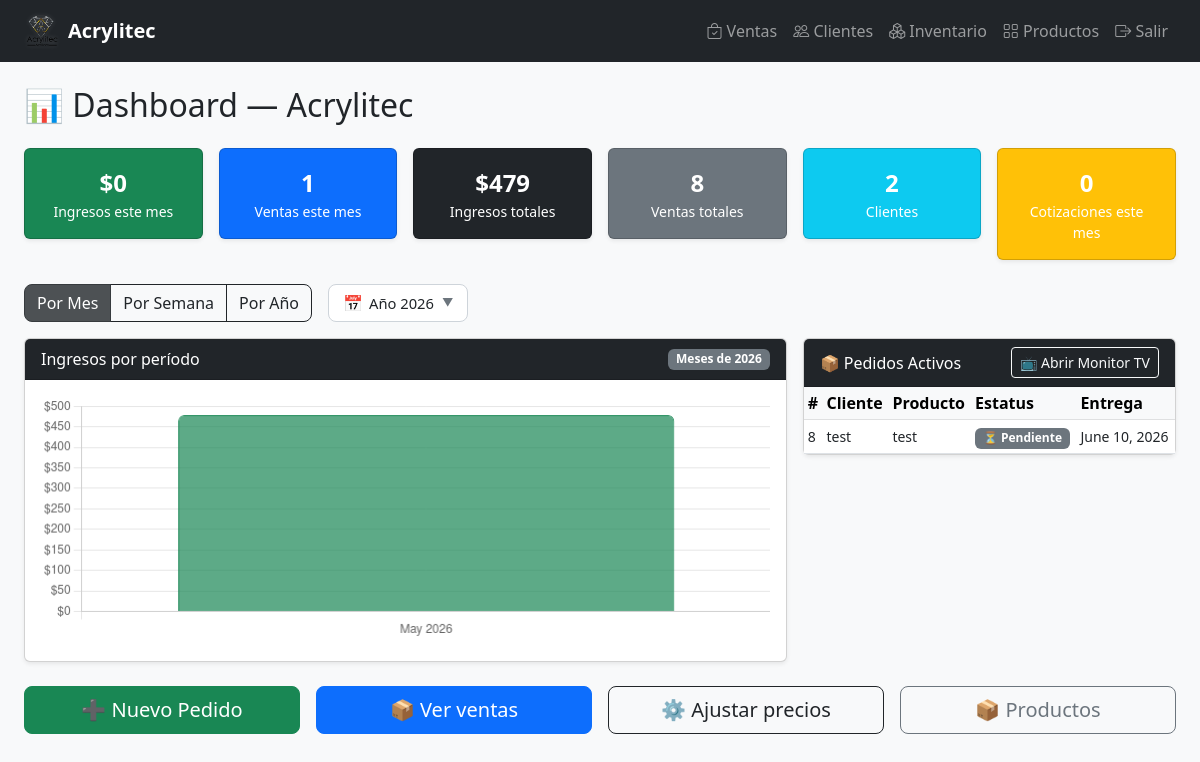
The page /dashboard/ on the database as committed earlier.
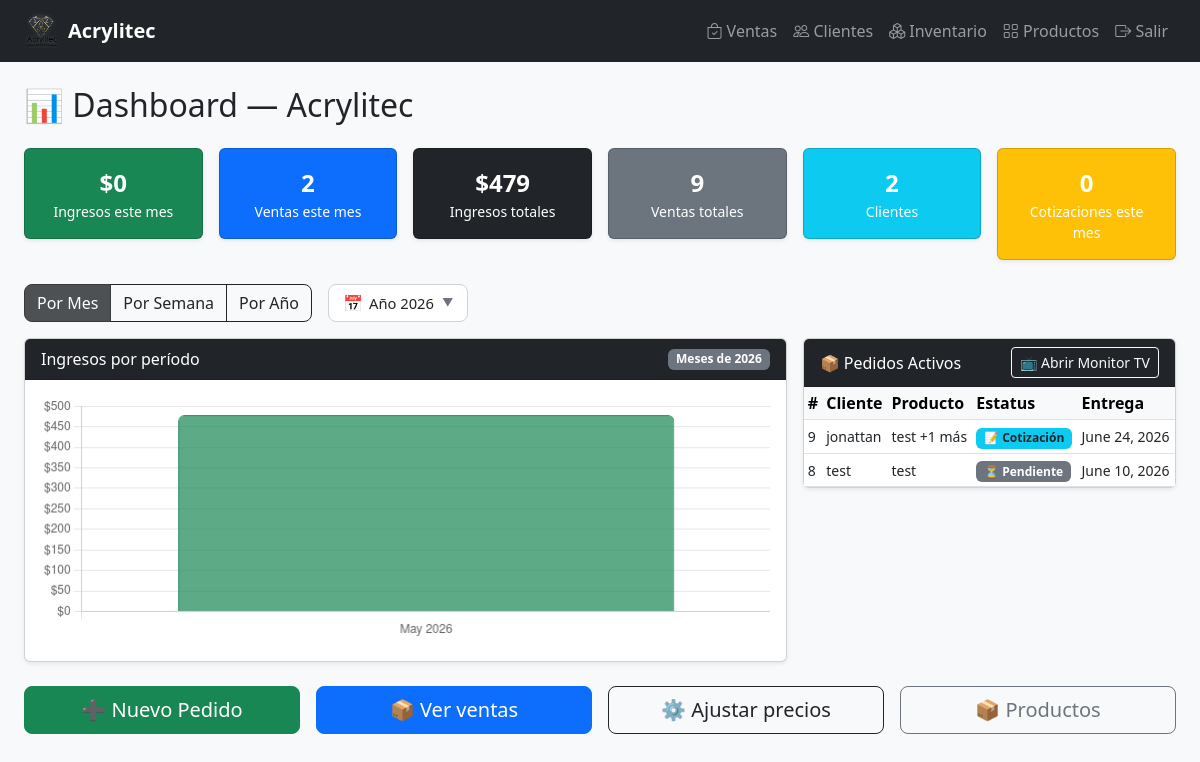
The same page on the database as committed later.
### gestion/models.py (models this page shows, shortened)
class Ventas(models.Model):
    ESTATUS_CHOICES = [
        ('cotizacion', 'Cotización'),
        ('pendiente', 'Pendiente'),
        ('en_produccion', 'En producción'),
        ('pagada', 'Pagada'),
        ('entregada', 'Entregada'),
    ]
    id_venta = models.AutoField(primary_key=True)
    id_cotizacion = models.ForeignKey(Cotizaciones, models.DO_NOTHING, db_column='id_cotizacion', blank=True, null=True)
    id_cliente = models.ForeignKey('Clientes', on_delete=models.SET_NULL, null=True, blank=True, db_column='id_cliente_directo')
    monto_abonado = models.DecimalField(max_digits=10, decimal_places=2, default=0.00, verbose_name="Anticipo/Abono")
    estatus = models.CharField(max_length=20, choices=ESTATUS_CHOICES, default='pendiente')
    fecha_entrega = models.DateField(blank=True, null=True)
    fecha_venta = models.DateField(auto_now_add=True, null=True)

class Clientes(models.Model):
    id_cliente = models.AutoField(primary_key=True)
    nombre = models.CharField(max_length=100, blank=True, null=True)
    telefono = models.CharField(max_length=100, blank=True, null=True)
    email = models.CharField(max_length=100, blank=True, null=True)
    direccion = models.TextField(blank=True, null=True)
    class Meta:
        managed = True
        db_table = 'clientes'
        verbose_name = "Cliente"
        verbose_name_plural = "Clientes"

class Productos(models.Model):
    id_producto = models.AutoField(primary_key=True)
    nombre = models.CharField(max_length=100, blank=True, null=True)
    detalle = models.CharField(max_length=100, blank=True, null=True)
    precio_fijo = models.DecimalField(max_digits=10, decimal_places=2, blank=True, null=True, verbose_name="Precio Fijo (Opcional)")
    porcentaje_utilidad = models.IntegerField(default=40)
    foto = models.CharField(max_length=255, blank=True, null=True)
    class Meta:
        managed = True
        db_table = 'productos'
        verbose_name = "Producto"
        verbose_name_plural = "Productos"

### gestion/views.py (the view)
# urls.py: path('dashboard/', views.dashboard, name='dashboard'),
def dashboard(request):
    hoy = datetime.date.today()
    ESTATUS_INGRESO = ('pagada', 'entregada')   # ambos cuentan como cobrado
    todas_ventas = (Ventas.objects
                    .select_related('id_cotizacion__id_producto',
                                    'id_cotizacion__id_cliente')
                    .prefetch_related('detalles__id_producto')
                    .order_by('fecha_venta'))
    from collections import defaultdict
    from datetime import date
    meses_data   = defaultdict(float)   # key: (year, month)
    semanas_data = defaultdict(float)   # key: (year, iso_week, week_start_date)
    anios_data   = defaultdict(float)   # key: year
    for v in todas_ventas:
        if v.estatus not in ESTATUS_INGRESO:
            continue
        if not v.fecha_venta:
            continue
        total = _get_total_venta_val(v)
        y  = v.fecha_venta.year
        m  = v.fecha_venta.month
        iso_week = v.fecha_venta.isocalendar()[1]
        week_start = v.fecha_venta - datetime.timedelta(days=v.fecha_venta.weekday())
        meses_data[(y, m)]              += total
        semanas_data[(y, iso_week, week_start)] += total
        anios_data[y]                   += total
    import calendar
    MESES_ES = ['Ene','Feb','Mar','Abr','May','Jun','Jul','Ago','Sep','Oct','Nov','Dic']
    meses_por_anio = {}
    for (y, m), total in sorted(meses_data.items()):
        key = str(y)
        if key not in meses_por_anio:
            meses_por_anio[key] = {'labels': [], 'data': []}
        label = f"{MESES_ES[m-1]} {y}"
        meses_por_anio[key]['labels'].append(label)
        meses_por_anio[key]['data'].append(round(total, 2))
    semanas_por_anio = {}
    for (y, wn, ws), total in sorted(semanas_data.items()):
        key = str(y)
        if key not in semanas_por_anio:
            semanas_por_anio[key] = {'labels': [], 'data': []}
        semanas_por_anio[key]['labels'].append(f"Semana {wn} ({ws.strftime('%d/%m')})")
        semanas_por_anio[key]['data'].append(round(total, 2))
    labels_anio = [str(y) for y in sorted(anios_data.keys())]
    data_anio   = [round(anios_data[int(y)], 2) for y in labels_anio]
    inicio_mes = hoy.replace(day=1)
    ingresos_mes   = sum(_get_total_venta_val(v) for v in todas_ventas
                         if v.estatus in ESTATUS_INGRESO and v.fecha_venta and v.fecha_venta >= inicio_mes)
    ingresos_total = sum(_get_total_venta_val(v) for v in todas_ventas
                         if v.estatus in ESTATUS_INGRESO)
    kpis = {
        'ingresos_mes':    Decimal(str(round(ingresos_mes, 2))),
        'ventas_mes':      sum(1 for v in todas_ventas if v.fecha_venta and v.fecha_venta >= inicio_mes),
        'ingresos_total':  Decimal(str(round(ingresos_total, 2))),
        'ventas_total':    todas_ventas.count(),
        'clientes_total':  Clientes.objects.count(),
        'cotizaciones_mes': Cotizaciones.objects.filter(fecha__gte=inicio_mes).count(),
    }
    pedidos_activos_qs = (Ventas.objects
                          .filter(estatus__in=['cotizacion', 'pendiente', 'en_produccion'])
                          .select_related('id_cotizacion__id_cliente',
                                          'id_cotizacion__id_producto',
                                          'id_cliente')
                          .prefetch_related('detalles__id_producto')
                          .order_by('-fecha_venta'))
    pedidos_activos = []
    for v in pedidos_activos_qs:
        v.cliente_nombre  = _cliente_nombre(v)
        v.producto_nombre = _producto_nombre(v)
        pedidos_activos.append(v)
    anio_actual = str(hoy.year)
    return render(request, 'gestion/dashboard.html', {
        'kpis':             kpis,
        'pedidos_activos':  pedidos_activos,
        'anio_actual':      anio_actual,
        'meses_por_anio':   json.dumps(meses_por_anio),
        'semanas_por_anio': json.dumps(semanas_por_anio),
        'labels_anio':      json.dumps(labels_anio),
        'data_anio':        json.dumps(data_anio),
    })

### gestion/views.py (called while the page is built)
def _cliente_nombre(venta):
    if venta.id_cotizacion_id and venta.id_cotizacion.id_cliente:
        return venta.id_cotizacion.id_cliente.nombre
    if venta.id_cliente_id:
        return venta.id_cliente.nombre
    return '—'

def _producto_nombre(venta):
    if venta.id_cotizacion_id and venta.id_cotizacion.id_producto:
        return venta.id_cotizacion.id_producto.nombre
    detalles = list(venta.detalles.all())
    if len(detalles) == 1:
        return detalles[0].id_producto.nombre
    elif len(detalles) > 1:
        return f'{detalles[0].id_producto.nombre} +{len(detalles)-1} más'
    return '—'

def _get_total_venta_val(venta):
    if venta.id_cotizacion_id:
        return float(venta.id_cotizacion.monto_total or 0)
    return float(sum(d.subtotal for d in venta.detalles.all()) or 0)

### gestion/templates/gestion/dashboard.html (shortened to what the changed rows need)
{% extends 'gestion/base.html' %}
{% block content %}
<h2 class="mb-4">📊 Dashboard — Acrylitec</h2>
<div class="row g-3 mb-4">
    <div class="col-md-2">
        <div class="card text-white bg-primary shadow-sm">
            <div class="card-body text-center">
                <div class="fs-4 fw-bold">{{ kpis.ventas_mes }}</div>
                <div class="small">Ventas este mes</div>
            </div>
        </div>
    </div>
    <div class="col-md-2">
        <div class="card text-white bg-secondary shadow-sm">
            <div class="card-body text-center">
                <div class="fs-4 fw-bold">{{ kpis.ventas_total }}</div>
                <div class="small">Ventas totales</div>
            </div>
        </div>
    </div>
</div>
<div class="row g-3 mb-4">
    <div class="col-md-4">
        <div class="card shadow-sm">
            <div class="card-body p-0">
                {% if pedidos_activos %}
                <table class="table table-sm mb-0">
                    <thead class="table-light">
                        <tr>
                            <th>#</th>
                            <th>Cliente</th>
                            <th>Producto</th>
                            <th>Estatus</th>
                            <th>Entrega</th>
                        </tr>
                    </thead>
                    <tbody>
                        {% for v in pedidos_activos %}
                        <tr>
                            <td><small>{{ v.id_venta }}</small></td>
                            <td><small>{{ v.cliente_nombre|default:"—" }}</small></td>
                            <td><small>{{ v.producto_nombre|default:"—" }}</small></td>
                            <td>
                                {% if v.estatus == 'pendiente' %}
                                <span class="badge bg-secondary">⏳ Pendiente</span>
                                {% elif v.estatus == 'en_produccion' %}
                                <span class="badge bg-warning text-dark">🔧 En producción</span>
                                {% elif v.estatus == 'cotizacion' %}
                                <span class="badge bg-info text-dark">📝 Cotización</span>
                                {% endif %}
                            </td>
                            <td><small>{{ v.fecha_entrega|default:"—" }}</small></td>
                        </tr>
                        {% endfor %}
                    </tbody>
                </table>
                {% else %}
                <div class="text-center py-4 text-muted">
                    <p class="mb-0">✅ No hay pedidos pendientes</p>
                </div>
                {% endif %}
            </div>
        </div>
    </div>
</div>
{% endblock %}

Rows that differ between the two databases and show on the page:
added Ventas: id_venta "9", cliente_nombre "jonattan", producto_nombre "test +1 más", estatus "📝 Cotización", fecha_entrega "June 24, 2026"
Other text that changed with them:
{{ kpis.ventas_mes }}: "1" → "2"
{{ kpis.ventas_total }}: "8" → "9"
